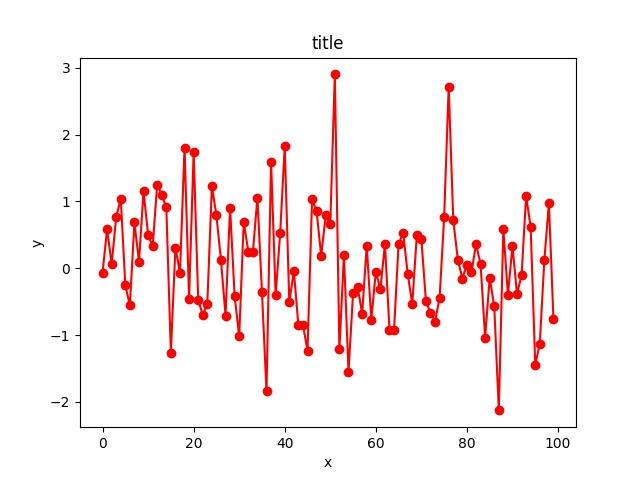

Python code for this plot:
"""
WangQL
"""
import numpy as np
import matplotlib.pyplot as plt

y=np.random.randn(100)
plt.plot(y, label='line label', color='r', linestyle='-', marker='o')
plt.xlabel('x')
plt.ylabel('y')
plt.title(u'title')
plt.show()
